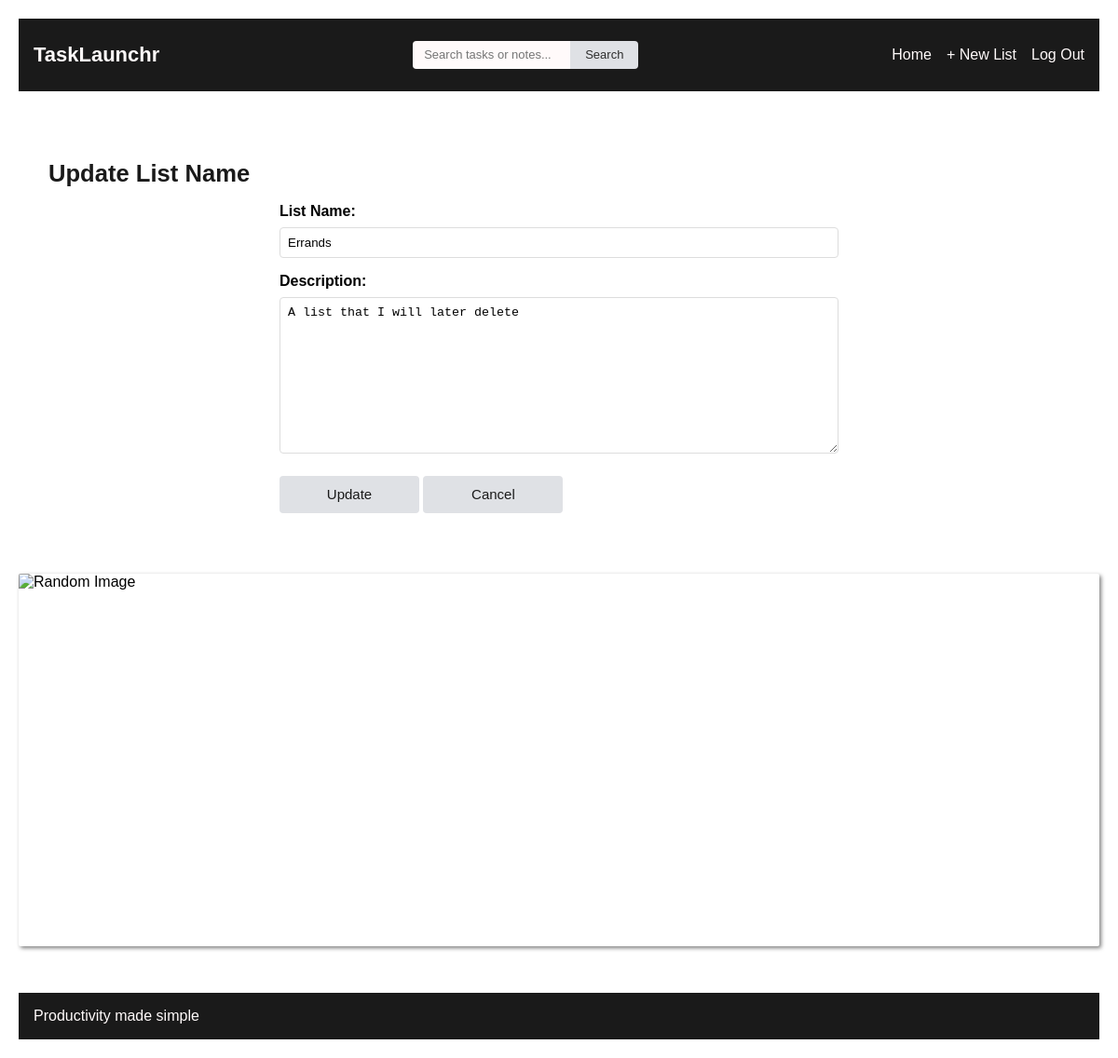
The page /todos/8/edit/ (signed in) on the database as committed earlier.
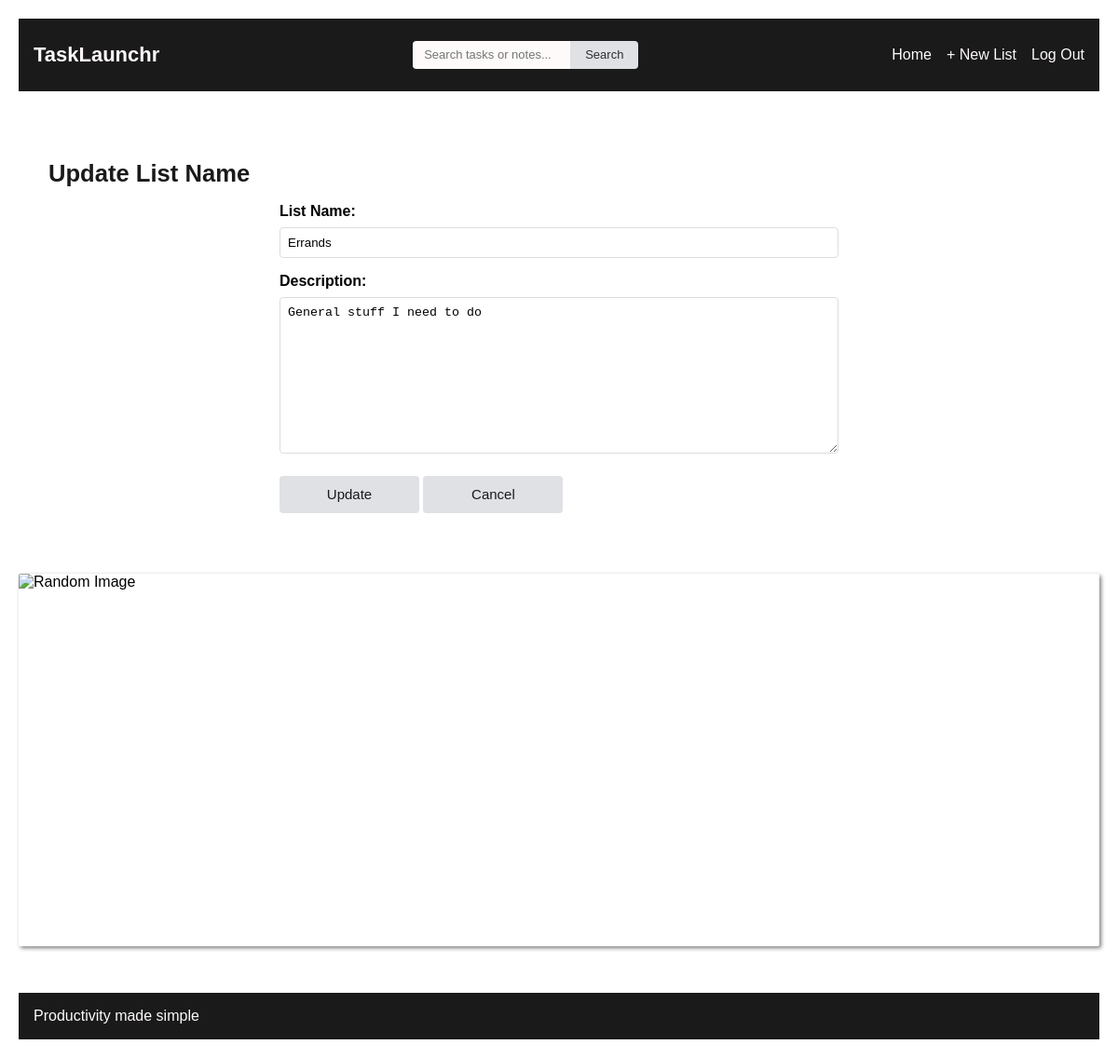
The same page on the database as committed later.
### todos/models.py (models this page shows, shortened)
class TodoList(models.Model):
    name = models.CharField(max_length=255)
    description = models.TextField(blank=True, null=True)
    created_on = models.DateTimeField(auto_now_add=True)
    user = models.ForeignKey(
        User,
        related_name="todoslists",
        on_delete=models.CASCADE,
    )

### todos/views.py (the view)
# urls.py: path("<int:id>/edit/", edit_list, name="todo_list_update"),
@login_required
def edit_list(request: HttpRequest, id: int) -> HttpResponse:
    todolist = get_object_or_404(TodoList, id=id, user=request.user)
    if request.method == "POST":
        form = TodoListForm(request.POST, instance=todolist)
        if form.is_valid():
            form.save()
            return redirect("todo_list_detail", id=id)
    else:
        form = TodoListForm(instance=todolist)
    return render(
        request,
        "todos/edit.html",
        {
            "form": form,
            "todolist": todolist,
        },
    )

### todos/forms.py
class TodoListForm(ModelForm):
    class Meta:
        model = TodoList
        fields = [
            "name",
            "description",
        ]
        labels = {
            "name": "List Name",
            "description": "Description",
        }
        help_texts = {
            "name": "Enter a name for your to-do list.",
            "description": "Provide a brief description of this to-do list (optional).",
        }

### todos/templates/todos/edit.html (shortened to what this page needs)
{% extends "base.html" %}
{% block content %}
    <main class="form-page">
        <div>
            <h1>Update List Name</h1>
            <form method="post" class="form-container">
                {% for field in form %}
                    <div class="form-field">
                        {{ field.label_tag }}
                        {{ field }}
                    </div>
                {% endfor %}
                <div class="button-container">
                    <button type="submit" class="button create form-button">Update</button>
                    <a href="{% url 'todo_list_detail' todolist.id %}"
                       class="button cancel form-button">Cancel</a>
                </div>
            </form>
        </div>
    </main>
{% endblock content %}

Rows that differ between the two databases and show on the page:
changed TodoList "Errands": description "A list that I will later delete" → "General stuff I need to do"
